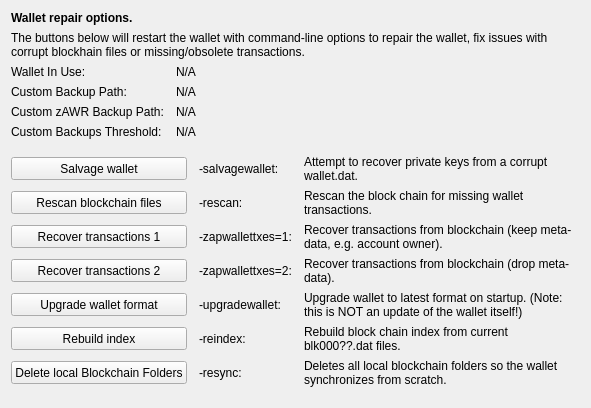
     <widget class="QWidget" name="tab_repair">
      <attribute name="title">
       <string>&amp;Wallet Repair</string>
      </attribute>
      <layout class="QGridLayout" name="gridLayout_4" columnstretch="0,0,0,0">
       <property name="horizontalSpacing">
        <number>12</number>
       </property>
       <item row="0" column="0" colspan="4">
        <widget class="QLabel" name="label_repair_header">
         <property name="font">
          <font>
           <weight>75</weight>
           <bold>true</bold>
          </font>
         </property>
         <property name="text">
          <string>Wallet repair options.</string>
         </property>
        </widget>
       </item>
       <item row="1" column="0" colspan="4">
        <widget class="QLabel" name="label_repair_helptext">
         <property name="font">
          <font>
           <weight>50</weight>
           <bold>false</bold>
          </font>
         </property>
         <property name="text">
          <string>The buttons below will restart the wallet with command-line options to repair the wallet, fix issues with corrupt blockhain files or missing/obsolete transactions.</string>
         </property>
         <property name="wordWrap">
          <bool>true</bool>
         </property>
        </widget>
       </item>
       <item row="2" column="0">
        <widget class="QLabel" name="wallet_path_label">
         <property name="text">
          <string>Wallet In Use:</string>
         </property>
        </widget>
       </item>
       <item row="2" column="1" colspan="3">
        <widget class="QLabel" name="wallet_path">
         <property name="cursor">
          <cursorShape>IBeamCursor</cursorShape>
         </property>
         <property name="text">
          <string>N/A</string>
         </property>
         <property name="textFormat">
          <enum>Qt::PlainText</enum>
         </property>
         <property name="textInteractionFlags">
          <set>Qt::LinksAccessibleByMouse|Qt::TextSelectableByKeyboard|Qt::TextSelectableByMouse</set>
         </property>
        </widget>
       </item>
       <item row="3" column="0">
        <widget class="QLabel" name="wallet_custombackuppath_label">
         <property name="text">
          <string>Custom Backup Path:</string>
         </property>
         <property name="visible">
          <bool>false</bool>
         </property>
        </widget>
       </item>
       <item row="3" column="1" colspan="3">
        <widget class="QLabel" name="wallet_custombackuppath">
         <property name="cursor">
          <cursorShape>IBeamCursor</cursorShape>
         </property>
         <property name="text">
          <string>N/A</string>
         </property>
         <property name="textFormat">
          <enum>Qt::PlainText</enum>
         </property>
         <property name="textInteractionFlags">
          <set>Qt::LinksAccessibleByMouse|Qt::TextSelectableByKeyboard|Qt::TextSelectableByMouse</set>
         </property>
         <property name="visible">
          <bool>false</bool>
         </property>
        </widget>
       </item>
       <item row="4" column="0">
        <widget class="QLabel" name="wallet_customzpivbackuppath_label">
         <property name="text">
          <string>Custom zAWR Backup Path:</string>
         </property>
         <property name="visible">
          <bool>false</bool>
         </property>
        </widget>
       </item>
       <item row="4" column="1" colspan="3">
        <widget class="QLabel" name="wallet_customzpivbackuppath">
         <property name="cursor">
          <cursorShape>IBeamCursor</cursorShape>
         </property>
         <property name="text">
          <string>N/A</string>
         </property>
         <property name="textFormat">
          <enum>Qt::PlainText</enum>
         </property>
         <property name="textInteractionFlags">
          <set>Qt::LinksAccessibleByMouse|Qt::TextSelectableByKeyboard|Qt::TextSelectableByMouse</set>
         </property>
         <property name="visible">
          <bool>false</bool>
         </property>
        </widget>
       </item>
       <item row="5" column="0">
        <widget class="QLabel" name="wallet_custombackupthreshold_label">
         <property name="text">
          <string>Custom Backups Threshold:</string>
         </property>
         <property name="visible">
          <bool>false</bool>
         </property>
        </widget>
       </item>
       <item row="5" column="1" colspan="3">
        <widget class="QLabel" name="wallet_custombackupthreshold">
         <property name="cursor">
          <cursorShape>IBeamCursor</cursorShape>
         </property>
         <property name="text">
          <string>N/A</string>
         </property>
         <property name="textFormat">
          <enum>Qt::PlainText</enum>
         </property>
         <property name="textInteractionFlags">
          <set>Qt::LinksAccessibleByMouse|Qt::TextSelectableByKeyboard|Qt::TextSelectableByMouse</set>
         </property>
         <property name="visible">
          <bool>false</bool>
         </property>
        </widget>
       </item>
       <item row="6" column="0">
        <spacer name="verticalSpacer_repair1">
         <property name="orientation">
          <enum>Qt::Vertical</enum>
         </property>
         <property name="sizeHint" stdset="0">
          <size>
           <width>10</width>
           <height>10</height>
          </size>
         </property>
        </spacer>
       </item>
       <item row="7" column="0" colspan="2">
        <widget class="QPushButton" name="btn_salvagewallet">
         <property name="minimumSize">
          <size>
           <width>100</width>
           <height>23</height>
          </size>
         </property>
         <property name="text">
          <string>Salvage wallet</string>
         </property>
        </widget>
       </item>
       <item row="7" column="2">
        <widget class="QLabel" name="label_repair_salvage_command">
         <property name="text">
          <string notr="true">-salvagewallet:</string>
         </property>
        </widget>
       </item>
       <item row="7" column="3">
        <widget class="QLabel" name="label_repair_salvage">
         <property name="text">
          <string>Attempt to recover private keys from a corrupt wallet.dat.</string>
         </property>
         <property name="wordWrap">
          <bool>true</bool>
         </property>
        </widget>
       </item>
       <item row="8" column="0" colspan="2">
        <widget class="QPushButton" name="btn_rescan">
         <property name="minimumSize">
          <size>
           <width>100</width>
           <height>23</height>
          </size>
         </property>
         <property name="text">
          <string>Rescan blockchain files</string>
         </property>
        </widget>
       </item>
       <item row="8" column="2">
        <widget class="QLabel" name="label_repair_rescan_command">
         <property name="text">
          <string notr="true">-rescan:</string>
         </property>
        </widget>
       </item>
       <item row="8" column="3">
        <widget class="QLabel" name="label_repair_rescan">
         <property name="text">
          <string>Rescan the block chain for missing wallet transactions.</string>
         </property>
         <property name="wordWrap">
          <bool>true</bool>
         </property>
        </widget>
       </item>
       <item row="9" column="0" colspan="2">
        <widget class="QPushButton" name="btn_zapwallettxes1">
         <property name="minimumSize">
          <size>
           <width>100</width>
           <height>23</height>
          </size>
         </property>
         <property name="text">
          <string>Recover transactions 1</string>
         </property>
        </widget>
       </item>
       <item row="9" column="2">
        <widget class="QLabel" name="label_repair_zap1_command">
         <property name="text">
          <string notr="true">-zapwallettxes=1:</string>
         </property>
        </widget>
       </item>
       <item row="9" column="3">
        <widget class="QLabel" name="label_repair_zap1">
         <property name="text">
          <string>Recover transactions from blockchain (keep meta-data, e.g. account owner).</string>
         </property>
         <property name="wordWrap">
          <bool>true</bool>
         </property>
        </widget>
       </item>
       <item row="10" column="0" colspan="2">
        <widget class="QPushButton" name="btn_zapwallettxes2">
         <property name="minimumSize">
          <size>
           <width>100</width>
           <height>23</height>
          </size>
         </property>
         <property name="text">
          <string>Recover transactions 2</string>
         </property>
        </widget>
       </item>
       <item row="10" column="2">
        <widget class="QLabel" name="label_repair_zap2_command">
         <property name="text">
          <string notr="true">-zapwallettxes=2:</string>
         </property>
        </widget>
       </item>
       <item row="10" column="3">
        <widget class="QLabel" name="label_repair_zap2">
         <property name="text">
          <string>Recover transactions from blockchain (drop meta-data).</string>
         </property>
         <property name="wordWrap">
          <bool>true</bool>
         </property>
        </widget>
       </item>
       <item row="11" column="0" colspan="2">
        <widget class="QPushButton" name="btn_upgradewallet">
         <property name="minimumSize">
          <size>
           <width>100</width>
           <height>23</height>
          </size>
         </property>
         <property name="text">
          <string>Upgrade wallet format</string>
         </property>
        </widget>
       </item>
       <item row="11" column="2">
        <widget class="QLabel" name="label_repair_upgrade_command">
         <property name="text">
          <string notr="true">-upgradewallet:</string>
         </property>
        </widget>
       </item>
       <item row="11" column="3">
        <widget class="QLabel" name="label_repair_upgrade">
         <property name="text">
          <string>Upgrade wallet to latest format on startup. (Note: this is NOT an update of the wallet itself!)</string>
         </property>
         <property name="wordWrap">
          <bool>true</bool>
         </property>
        </widget>
       </item>
       <item row="12" column="0" colspan="2">
        <widget class="QPushButton" name="btn_reindex">
         <property name="minimumSize">
          <size>
           <width>100</width>
           <height>23</height>
          </size>
         </property>
         <property name="text">
          <string>Rebuild index</string>
         </property>
        </widget>
       </item>
       <item row="12" column="2">
        <widget class="QLabel" name="label_repair_reindex_command">
         <property name="text">
          <string notr="true">-reindex:</string>
         </property>
        </widget>
       </item>
       <item row="12" column="3">
        <widget class="QLabel" name="label_repair_reindex">
         <property name="text">
          <string>Rebuild block chain index from current blk000??.dat files.</string>
         </property>
         <property name="wordWrap">
          <bool>true</bool>
         </property>
        </widget>
       </item>
       <item row="13" column="0" colspan="2">
        <widget class="QPushButton" name="btn_resync">
         <property name="minimumSize">
          <size>
           <width>100</width>
           <height>23</height>
          </size>
         </property>
         <property name="text">
          <string>Delete local Blockchain Folders</string>
         </property>
        </widget>
       </item>
       <item row="13" column="2">
        <widget class="QLabel" name="label_repair_resync_command">
         <property name="text">
          <string>-resync:</string>
         </property>
        </widget>
       </item>
       <item row="13" column="3">
        <widget class="QLabel" name="label_repair_resync">
         <property name="text">
          <string>Deletes all local blockchain folders so the wallet synchronizes from scratch.</string>
         </property>
         <property name="wordWrap">
          <bool>true</bool>
         </property>
        </widget>
       </item>
       <item row="14" column="0">
        <spacer name="verticalSpacer_repair2">
         <property name="orientation">
          <enum>Qt::Vertical</enum>
         </property>
         <property name="sizeHint" stdset="0">
          <size>
           <width>20</width>
           <height>10</height>
          </size>
         </property>
        </spacer>
       </item>
      </layout>
     </widget>
